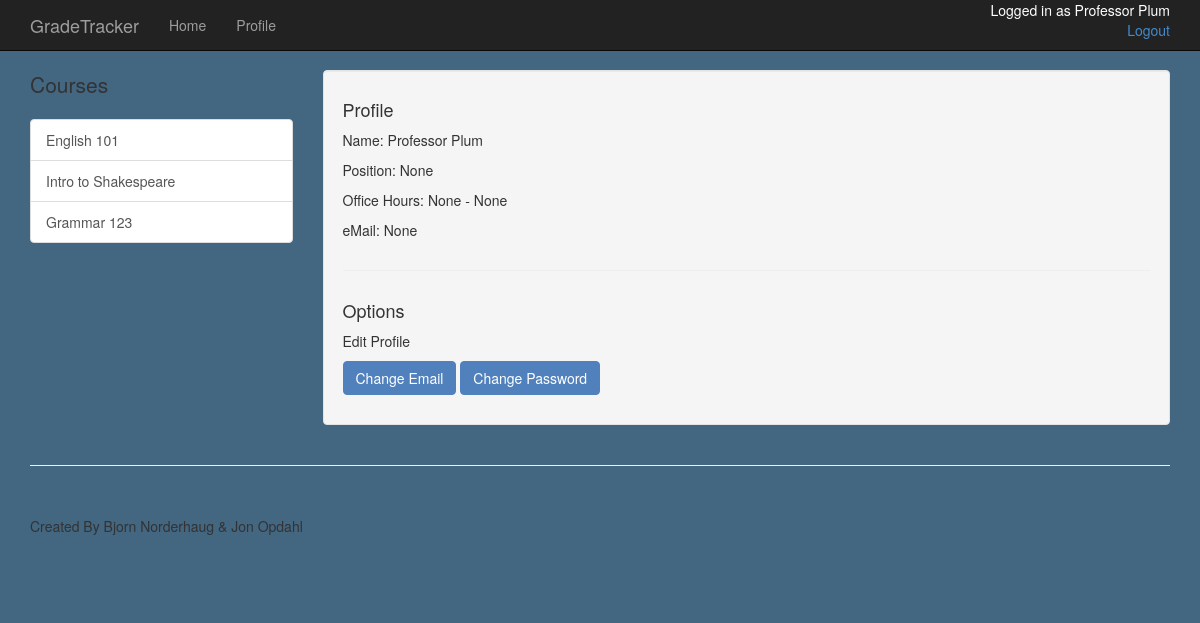
The page /admin/plumpr01/profile (signed in) on the database as committed earlier.
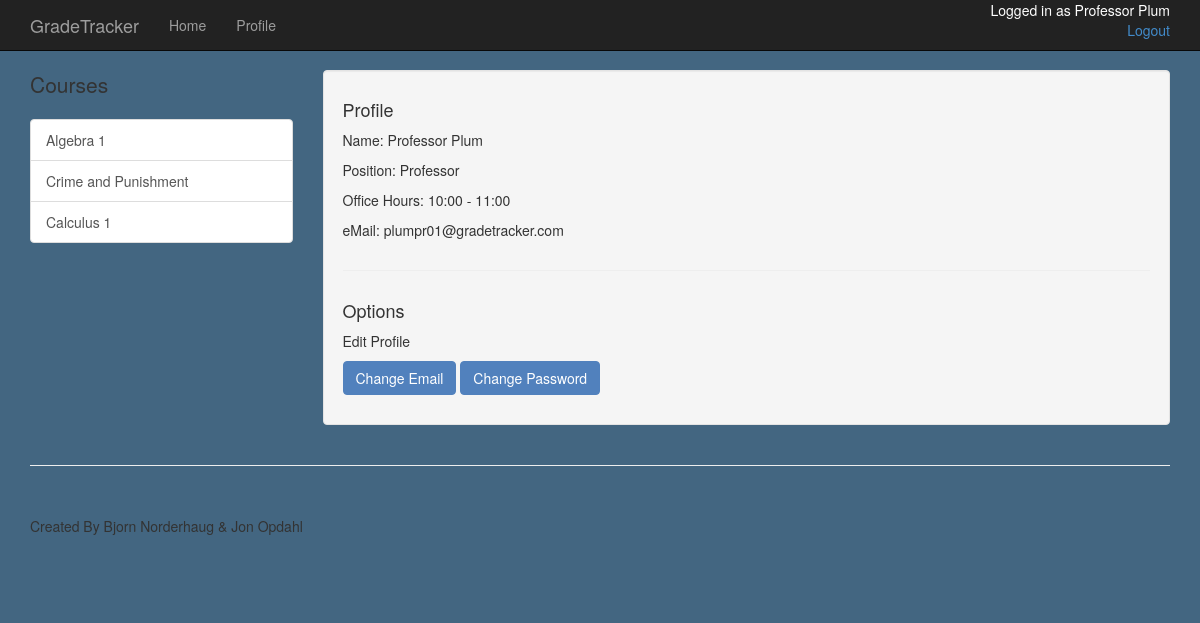
The same page on the database as committed later.
### app/models.py (models this page shows, shortened)
class Course(db.Model):
	course_num = db.Column(db.Integer, primary_key=True)
	name = db.Column(db.String(80), index=True, unique=True)
	admin_id = db.Column(db.String(8), db.ForeignKey('admin.id'))

class Admin(db.Model):
	id = db.Column(db.String(8), primary_key=True)
	first_name = db.Column(db.String(50), index=True)
	last_name = db.Column(db.String(50), index=True)
	admin_pass = db.Column(db.String(50))
	position = db.Column(db.String(50))
	email = db.Column(db.String(120))
	begin = db.Column(db.String(5))
	end = db.Column(db.String(5))
	classes = db.relationship("Course", backref="teacher", lazy='dynamic')
	def __repr__(self):
		return (self.first_name + ' ' + self.last_name)

### app/views.py (the view)
@app.route('/admin/<id>/profile')
@login_required
def show_admin_prof(id):
	user = Admin.query.filter_by(id=id).first()
	return render_template('admin_profile.html', user=user)

### app/views.py (called while the page is built)
@login_manager.user_loader
def load_user(id):
	user=Student.query.get(str(id))
	if user is None:
		user=Admin.query.get(str(id))
	return user

### app/templates/admin_profile.html
{% extends "new.html" %}
{% block content %}
    <div class="container">
        <div class="row">
            <div class="col-md-3">
                <p class="lead"> Courses </p>
                <div class="list-group">
                	{% for course in user.classes %}
                    <a href="/admin/{{user.id}}/{{course.name}}" class="list-group-item">{{ course.name}}</a>
                    {% endfor %}
                </div>
            </div>
            <div class="col-md-9">
                <div class="well">
                    <div class="row">
                        <div class="col-md-12">
                        	<h4> Profile </h4>
                            <p> Name: {{user}} </p>
                            <p> Position: {{user.position}}</p>
                            <p> Office Hours: {{user.begin}} - {{user.end}}</p>
                            <p> eMail: {{user.email}}</p>
                        </div>
                    </div>
                    <hr>
                    <div class="row">
                        <div class="col-md-12">
                        	<h4> Options </h4>
                            <p> Edit Profile </p>
                            <p><a href="/changemail" class="btn btn-success"> Change Email </a>
                            <a href="/admin/{{user.id}}/changepassword" class="btn btn-success"> Change Password </a></p>
                        </div>
                    </div>
                </div>
            </div>
        </div>
    </div>
{% endblock %}

### app/templates/new.html (shortened to what this page needs)
<!DOCTYPE html>
<html>
<head>
    <link href="/static/css/bootstrap.min.css" rel="stylesheet">
    <link href="/static/css/shop-item.css" rel="stylesheet">
</head>
<body style="background-color: #436681">
    <nav class="navbar navbar-inverse navbar-fixed-top" role="navigation">
        <div class="container">
            <div class="navbar-header">
                <a class="navbar-brand" href="/home">GradeTracker</a>
            </div>
            <div class="collapse navbar-collapse" id="bs-example-navbar-collapse-1">
                <ul class="nav navbar-nav">
                    <li>
                        <a href="/home">Home</a>
                    </li>
                    <li>
                        <a href="{{ url_for('profile') }}">Profile</a>
                    </li>
                </ul>
                <p id="login_status" class="pull_right">Logged in as {{ user }} <br>
					<a href="{{url_for('logout')}}" class="pull-right"> Logout </a>
				</p>
            </div>
        </div>
    </nav>
    {% block content %}{% endblock %}
    <div class="container">
        <hr>
        <footer>
            <div class="row">
                <div class="col-lg-12">
                    <p>Created By Bjorn Norderhaug & Jon Opdahl</p>
                </div>
            </div>
        </footer>
    </div>
</body>
</html>

Rows that differ between the two databases and show on the page:
no longer on this page (row edited): Course: name "Intro to Shakespeare"
no longer on this page (row edited): Course: name "Grammar 123"
changed Admin "Professor Plum": position "None" → "Professor"; begin "None" → "10:00"; end "None" → "11:00"; email "None" → "plumpr01@gradetracker.com"
now on this page (row edited): Course: name "Algebra 1"
now on this page (row edited): Course: name "Crime and Punishment"
changed Course: name "English 101" → "Calculus 1"
